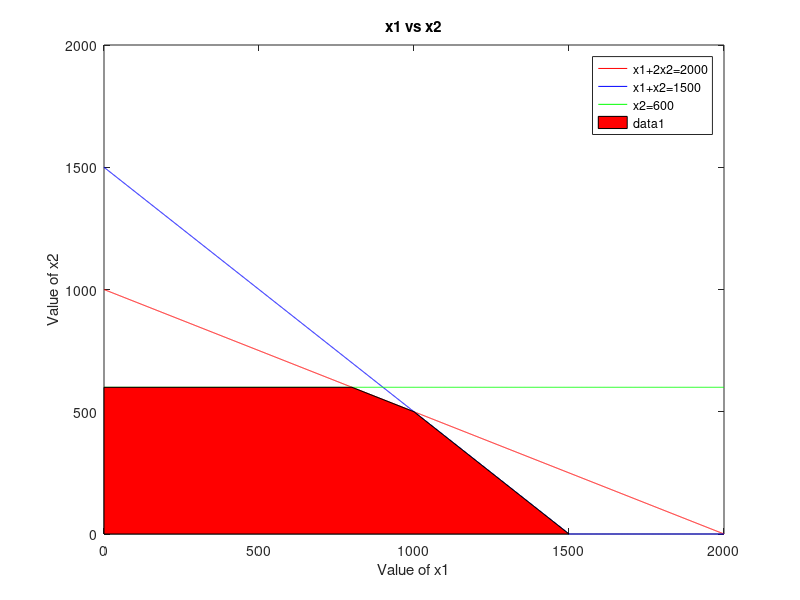

Recreate this plot in MATLAB.
clc
clear all
format rat
%% phase 1: Input Parameter
%c=[2 1]
A=[1 2; 1 1; 0 1];
B=[2000; 1500; 600];
c = [3 5];
%% phase 2: Plotting the graph
y1=0:1:max(B)
x11=(B(1)-A(1,1).*y1)./A(1,2)
x21=(B(2)-A(2,1).*y1)./A(2,2)
x31=(B(3)-A(3,1).*y1)./A(3,2)
x11=max(0,x11)
x21=max(0,x21)
x31=max(0,x31)
plot(y1,x11,'r',y1,x21,'b',y1,x31,'g')
hold on;
title('x1 vs x2');
xlabel('Value of x1')
ylabel('Value of x2')
legend('x1+2x2=2000','x1+x2=1500','x2=600')

%%grid on
%% phase 3: find corner point with axes
cx1=find(y1==0); %points with x1 axis
c1=find(x11==0);  %points with x2 axis
Line1=[y1(:,[c1 cx1]); x11(:,[c1 cx1])]' ;
c2=find(x21==0);  %points with x2   axis
Line2=[y1(:,[c2 cx1]); x21(:,[c2 cx1])]' ;
c3=find(x31==0);  %points with x2   axis
Line3=[y1(:,[c3 cx1]); x31(:,[c3 cx1])]' ;
corpt=unique([Line1;Line2;Line3],'rows');
%Phase 4: To find the point of intersections
pt=[0;0];
for i=1:size(A,1)
    A1=A(i,:);
    B1=B(i,:);
    for j=i+1:size(A,1)
    A2=A(j,:);
    B2=B(j,:);
    A4=[A1; A2];
    B4=[B1; B2];
    X=inv(A4)*B4;
    pt=[pt X];
end
end
 ptt=pt'
% Phase5: Write all corner points
 allpt=[ptt;corpt];
X=unique(allpt,'rows')
%Phase 6:Find the feasible region of
%-x1+3x2<=10
%x1+x2<=6
%x1-x2<=2
%x1>=0,x2>=0
x1 = X(:,1);
x2 = X(:,2);
cons1 = x1+2.*x2-2000;
h1= find(cons1>0);
X(h1,:)= [];
%% Write 2st constraint here
x1 = X(:,1);
x2 = X(:,2);
cons2 = x1+x2-1500;
h2= find(cons2>0);
X(h2,:)= [];
%% Write 3st constraint here
x1 = X(:,1);
x2 = X(:,2);
cons3 = x2-600;
h3= find(cons3>0);
X(h3,:)= [];
points=X;
patch(points(:,1), points(:,2), 'red');
hold off;
%Phase 7:To find the objective function value of 
%Max z=3x1+5x2
 for i=1:size(X,1)
     fn(i,:)=(sum(X(i,:).*c))
 end
 ver_fns=[X fn]
     
 [optval, optposition]=max(fn)